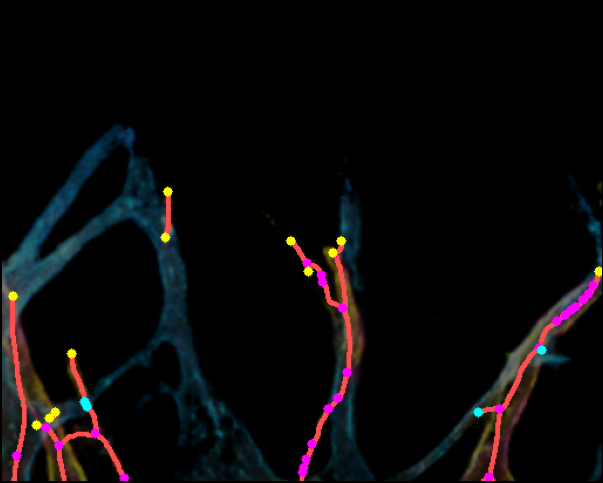
#> input picture panels/per_layer_depth/per_sample/1-16-512_LSGAN_r.png, 603 x 483 px; its folder holds only this picture in this run
$ python -i compare_single_vs_multi.py   (imports and definitions only)
#> lines starting #> are read from the running program, lines starting #| are printed output that depends on the picture; after the words box and inside, x2 and y2 are one past the last pixel; in counts of white or black regions, pixels touching at a corner belong together
"""
Compare single-color vs multi-color depth-separated morphometric analysis.
- Exclude baseline (ECM interface) horizontal region
- Multi-color: separate by depth layers, skeletonize per layer
- Single-color: skeletonize as one flat projection
- Compare: junctions, endpoints, length
"""

import numpy as np
from PIL import Image
from pathlib import Path
import cv2
from skimage.morphology import skeletonize, remove_small_objects
import matplotlib.pyplot as plt
import matplotlib
matplotlib.rcParams['font.size'] = 11

multi_dir = Path(r"C:\Users\seub1\Desktop\[Paper] Diffusion virtual staining paper\[1] Data\Multi-color\Pix2pix")
single_dir = Path(r"C:\Users\seub1\Desktop\[Paper] Diffusion virtual staining paper\[1] Data\Single-color\Pix2pix")
output_dir = Path(r"C:\Users\seub1\Desktop\[Paper] Diffusion virtual staining paper\analysis_output")
# [1 line not run here, left out]

# Use all available common samples
multi_samples = {f.stem.replace("_real_B","") for f in multi_dir.glob("*_real_B.png")}
single_samples = {f.stem.replace("_real_B","") for f in single_dir.glob("*_real_B.png")}
common_samples = sorted(multi_samples & single_samples)
# [1 line not run here, left out]


# [24 lines left out: function detect_baseline_row, not called in this run]


def separate_layers_hsv(img_rgb, min_area=50):
#> called with min_area = 50
    hsv = cv2.cvtColor(img_rgb, cv2.COLOR_RGB2HSV)
#> hsv: shape (483, 603, 3); mean H, S, V 16.5, 39.7, 14.3
    h, s = hsv[:, :, 0], hsv[:, :, 1]
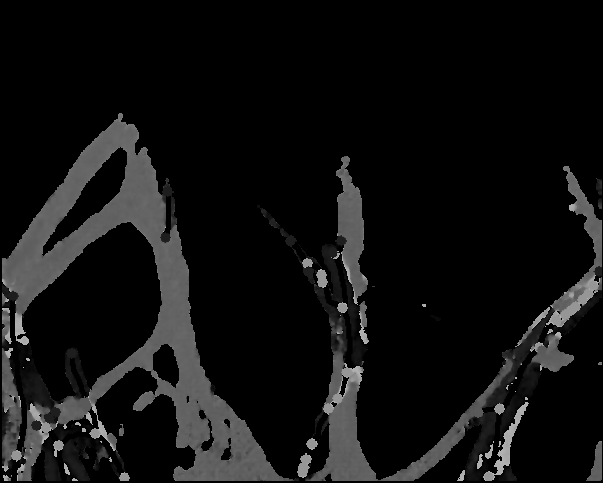
#> h: shape (483, 603); min 0, max 179, mean 16.5
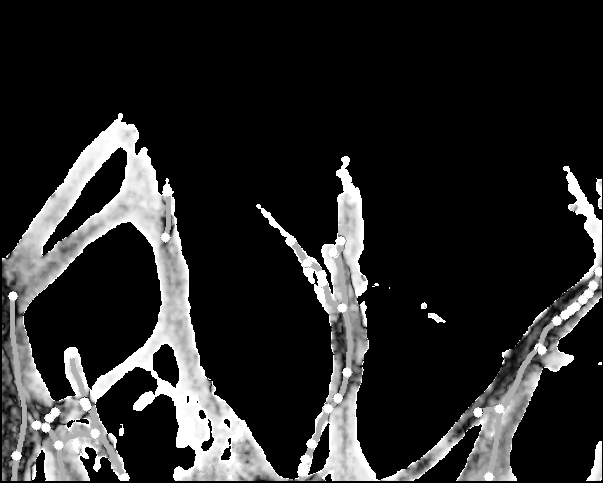
#> s: shape (483, 603); min 0, max 255, mean 39.7
    gray = cv2.cvtColor(img_rgb, cv2.COLOR_RGB2GRAY)
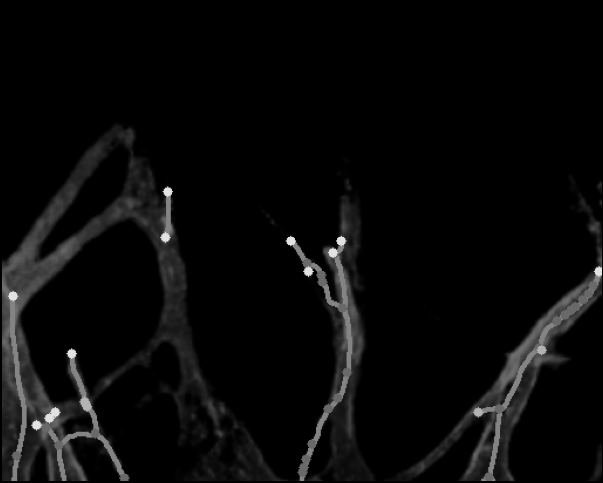
#> gray: shape (483, 603); min 0, max 226, mean 9.2
    fg = (gray > 15) & (s > 30)
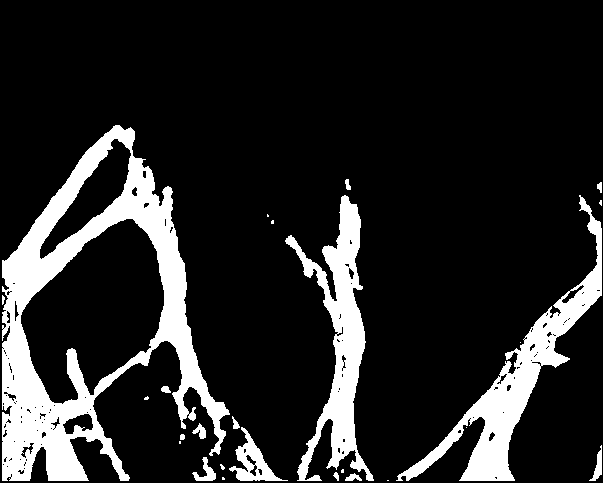
#> fg: shape (483, 603) bool; 15% white; 26 white regions (11 under 20 px), largest, box (x1, y1, x2, y2) and area: (2, 125, 230, 481) 24321, (396, 195, 602, 481) 9238, (285, 195, 374, 481) 8046

    bottom = ((h <= 12) | (h >= 155)) & fg
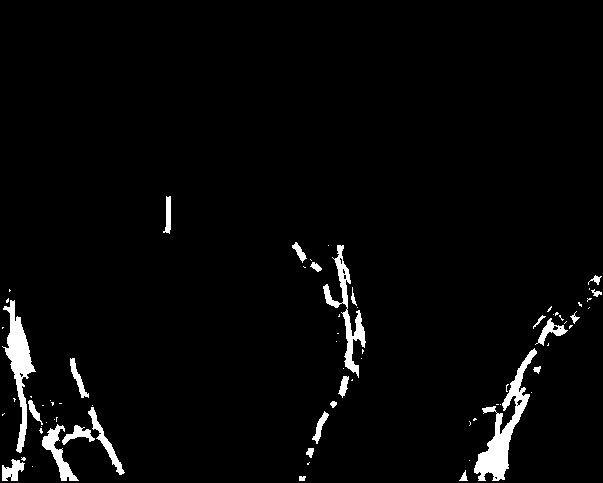
#> bottom: shape (483, 603) bool; 3% white; 73 white regions (48 under 20 px), largest, box (x1, y1, x2, y2) and area: (474, 348, 537, 481) 2214, (2, 300, 36, 453) 1665, (323, 245, 366, 378) 1272
    middle = ((h >= 13) & (h <= 55)) & fg
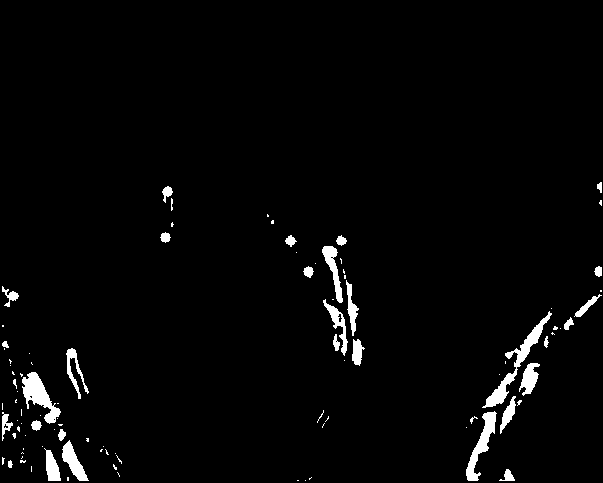
#> middle: shape (483, 603) bool; 2.6% white; 97 white regions (64 under 20 px), largest, box (x1, y1, x2, y2) and area: (482, 311, 552, 408) 983, (22, 372, 61, 424) 841, (466, 411, 497, 481) 717
    top = ((h >= 85) & (h <= 140)) & fg
#> top: shape (483, 603) bool; 8.4% white; 57 white regions (31 under 20 px), largest, box (x1, y1, x2, y2) and area: (2, 125, 230, 456) 14777, (327, 380, 374, 481) 1762, (339, 195, 363, 290) 1262

    k = cv2.getStructuringElement(cv2.MORPH_ELLIPSE, (3, 3))

    def clean(m):
        u = m.astype(np.uint8) * 255
        u = cv2.morphologyEx(u, cv2.MORPH_CLOSE, k, iterations=2)
#> u: shape (483, 603); 3.2% white; 46 white regions (26 under 20 px), largest, box (x1, y1, x2, y2) and area: (474, 348, 537, 483) 2376, (2, 298, 44, 453) 1893, (42, 405, 125, 483) 1473
        u = cv2.morphologyEx(u, cv2.MORPH_OPEN, k, iterations=1)
#> u: shape (483, 603); 3.1% white; 32 white regions (7 under 20 px), largest, box (x1, y1, x2, y2) and area: (474, 349, 537, 483) 2285, (3, 298, 44, 453) 1882, (61, 406, 125, 475) 761
        return remove_small_objects(u > 0, min_size=min_area)

    return clean(bottom), clean(middle), clean(top)
#> in clean (call 2), `u = cv2.morphologyEx(u, cv2.MORPH_CLOSE, k, iterations=2)`: u: shape (483, 603); 2.7% white; 83 white regions (49 under 20 px), largest, box (x1, y1, x2, y2) and area: (482, 311, 552, 408) 1029, (20, 372, 61, 424) 894, (466, 411, 497, 483) 734
#> in clean (call 2), `u = cv2.morphologyEx(u, cv2.MORPH_OPEN, k, iterations=1)`: u: shape (483, 603); 2.6% white; 48 white regions (16 under 20 px), largest, box (x1, y1, x2, y2) and area: (483, 311, 552, 408) 1022, (21, 372, 61, 424) 876, (466, 411, 497, 483) 731
#> in clean (call 3), `u = cv2.morphologyEx(u, cv2.MORPH_CLOSE, k, iterations=2)`: u: shape (483, 603); 8.7% white; 44 white regions (20 under 20 px), largest, box (x1, y1, x2, y2) and area: (0, 125, 284, 483) 16291, (327, 380, 374, 483) 1815, (339, 195, 363, 290) 1282
#> in clean (call 3), `u = cv2.morphologyEx(u, cv2.MORPH_OPEN, k, iterations=1)`: u: shape (483, 603); 8.7% white; 42 white regions (16 under 20 px), largest, box (x1, y1, x2, y2) and area: (0, 125, 230, 456) 14930, (327, 380, 374, 483) 1808, (339, 195, 363, 290) 1277
#> in clean (call 3), `return remove_small_objects(u > 0, min_size=min_area)`:
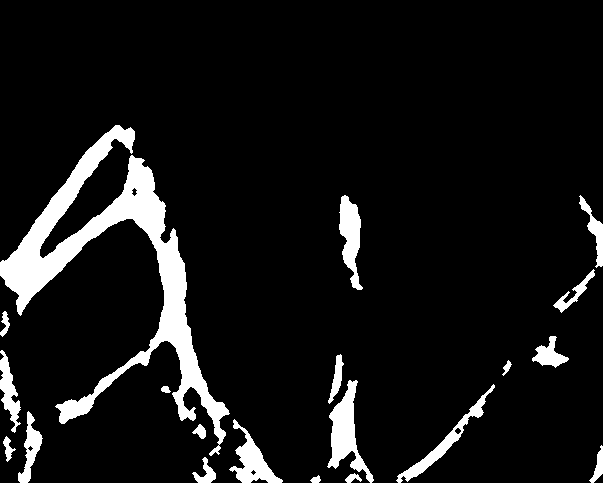
#> returned value: shape (483, 603) bool; 8.5% white; 20 white regions, largest, box (x1, y1, x2, y2) and area: (0, 125, 230, 456) 14930, (327, 380, 374, 483) 1808, (339, 195, 363, 290) 1277


# [25 lines left out: functions get_vessel_mask, compute_metrics, not called in this run]


# ============================================================
# Run comparison on all common samples
# ============================================================
results = []

# [63 lines not run here, left out]

# ============================================================
# Summary statistics
# ============================================================
single_j = [r["single_junctions"] for r in results]
multi_flat_j = [r["multi_flat_junctions"] for r in results]
multi_sep_j = [r["multi_sep_junctions"] for r in results]

single_e = [r["single_endpoints"] for r in results]
multi_flat_e = [r["multi_flat_endpoints"] for r in results]
multi_sep_e = [r["multi_sep_endpoints"] for r in results]

single_l = [r["single_length"] for r in results]
multi_flat_l = [r["multi_flat_length"] for r in results]
multi_sep_l = [r["multi_sep_length"] for r in results]

# [8 lines not run here, left out]

# Junction reduction ratio
flat_to_sep_ratio = [r["multi_sep_junctions"] / r["multi_flat_junctions"]
                     if r["multi_flat_junctions"] > 0 else np.nan for r in results]
flat_to_sep_ratio = [x for x in flat_to_sep_ratio if not np.isnan(x)]
# [2 lines not run here, left out]

# ============================================================
# Visualization: scatter + bar plots
# ============================================================
fig, axes = plt.subplots(2, 3, figsize=(18, 12))

# --- Row 0: Scatter plots (single vs multi-sep) ---
# Junctions
ax = axes[0, 0]
# [1 line not run here, left out]
# [1 line that did not run here, left out]
# [5 lines not run here, left out]

# Endpoints
ax = axes[0, 1]
# [1 line not run here, left out]
# [1 line that did not run here, left out]
# [5 lines not run here, left out]

# Length
ax = axes[0, 2]
# [1 line not run here, left out]
# [1 line that did not run here, left out]
# [5 lines not run here, left out]

# --- Row 1: Junction comparison ---
# Bar: mean junctions across 3 approaches
ax = axes[1, 0]
means = [np.mean(single_j), np.mean(multi_flat_j), np.mean(multi_sep_j)]
stds = [np.std(single_j), np.std(multi_flat_j), np.std(multi_sep_j)]
bars = ax.bar(["Single-color\n(flat)", "Multi-color\n(flat/combined)", "Multi-color\n(depth-separated)"],
              means, yerr=stds, capsize=5,
              color=["#66bb66", "#ff8844", "#4488ff"], alpha=0.8)
# [5 lines not run here, left out]

# Histogram of junction reduction ratio
ax = axes[1, 1]
# [7 lines not run here, left out]

# Endpoints comparison bar
ax = axes[1, 2]
means_e = [np.mean(single_e), np.mean(multi_flat_e), np.mean(multi_sep_e)]
stds_e = [np.std(single_e), np.std(multi_flat_e), np.std(multi_sep_e)]
bars = ax.bar(["Single-color\n(flat)", "Multi-color\n(flat/combined)", "Multi-color\n(depth-separated)"],
              means_e, yerr=stds_e, capsize=5,
              color=["#66bb66", "#ff8844", "#4488ff"], alpha=0.8)
# [9 lines not run here, left out]

# ============================================================
# Visual comparison: 4 example samples side by side
# ============================================================
vis_samples = ["1-0-512", "1-5-512", "1-10-512", "1-15-512"]
fig, axes = plt.subplots(len(vis_samples), 5, figsize=(25, 5 * len(vis_samples)))

# [73 lines not run here, left out]

>>> import cv2
>>> picture = cv2.cvtColor(cv2.imread('../../../panels/per_layer_depth/per_sample/1-16-512_LSGAN_r.png'), cv2.COLOR_BGR2RGB)
>>> result = separate_layers_hsv(picture)

$ run again, on panels/per_layer_depth/per_sample/1-16-512_PBBDM_b.png
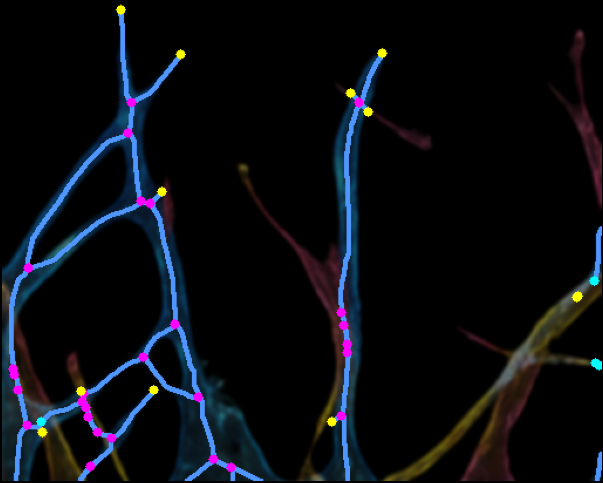
#> input picture panels/per_layer_depth/per_sample/1-16-512_PBBDM_b.png, 603 x 483 px
#> hsv: shape (483, 603, 3); mean H, S, V 23.6, 47.8, 20
#> in separate_layers_hsv, `fg = (gray > 15) & (s > 30)`:
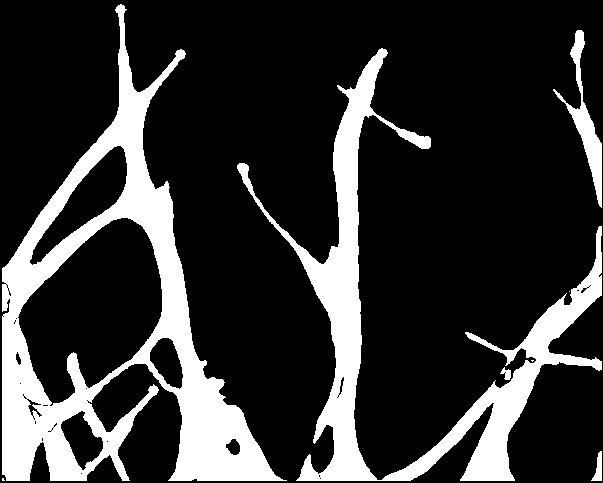
#> fg: shape (483, 603) bool; 20% white; 8 white regions (3 under 20 px), largest, box (x1, y1, x2, y2) and area: (2, 4, 287, 481) 33158, (237, 48, 602, 481) 22974, (553, 30, 602, 208) 1854, (591, 451, 602, 481) 176, (500, 367, 511, 380) 80
#> bottom: shape (483, 603) bool; 3.3% white; 30 white regions (17 under 20 px), largest, box (x1, y1, x2, y2) and area: (460, 360, 541, 481) 2863, (245, 181, 345, 372) 2538, (553, 30, 602, 208) 1854
#> middle: shape (483, 603) bool; 3.4% white; 29 white regions (9 under 20 px), largest, box (x1, y1, x2, y2) and area: (502, 275, 602, 367) 2850, (380, 380, 507, 481) 2524, (37, 424, 83, 481) 1445
#> top: shape (483, 603) bool; 12.6% white; 15 white regions (5 under 20 px), largest, box (x1, y1, x2, y2) and area: (2, 14, 287, 481) 26250, (319, 54, 383, 481) 8533, (92, 393, 153, 466) 852
#> in clean (call 3), `u = cv2.morphologyEx(u, cv2.MORPH_CLOSE, k, iterations=2)`:
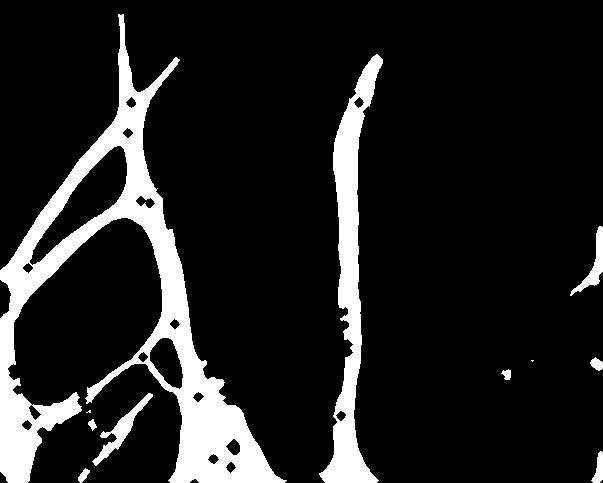
#> u: shape (483, 603); 13% white; 11 white regions (2 under 20 px), largest, box (x1, y1, x2, y2) and area: (0, 14, 287, 483) 27049, (319, 54, 383, 483) 8789, (92, 393, 153, 466) 871
